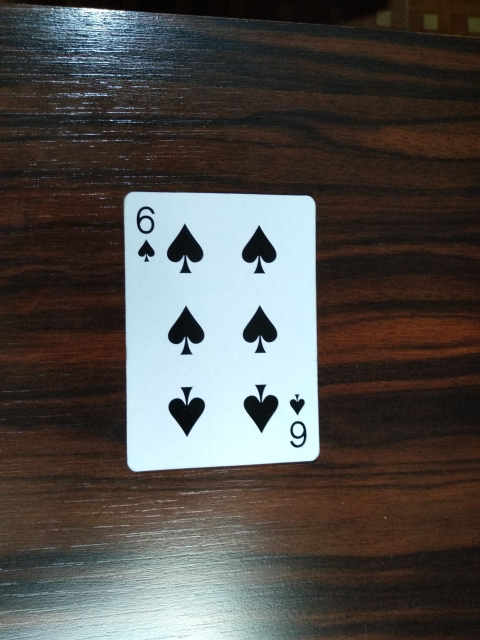
#> input picture images/card.jpg, 960 x 1280 px, found by its file name (shown at 1/2 size)
$ python basic_functions.py
#> lines starting #> are read from the running program, lines starting #| are printed output that depends on the picture
import cv2
import numpy as np


path = "..\\images\\card.jpg"
image = cv2.imread(path)
#> image is the input picture: shape (1280, 960, 3); mean B, G, R 76.2, 79.2, 81.6

# Grayscale
image_gray = cv2.cvtColor(image, cv2.COLOR_BGR2GRAY)
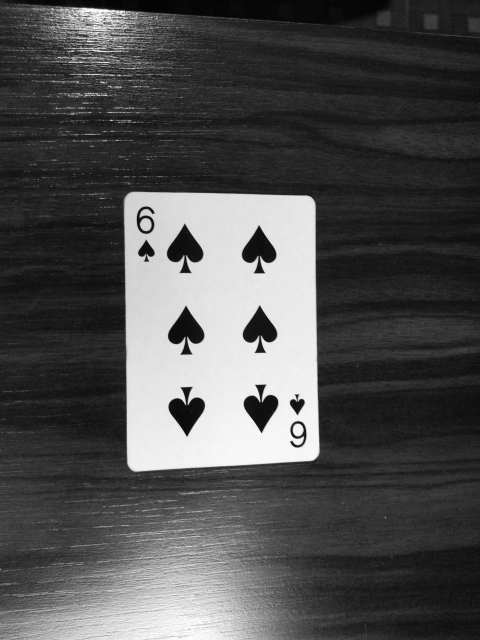
#> image_gray: shape (1280, 960) (shown at 1/2 size); min 0, max 255, mean 79.6

# Blur
image_blur = cv2.GaussianBlur(image, (7, 7), 0)

# Canny (imagem toda preta com um contorno branco nos detalhes)
image_canny = cv2.Canny(image, 100, 100)
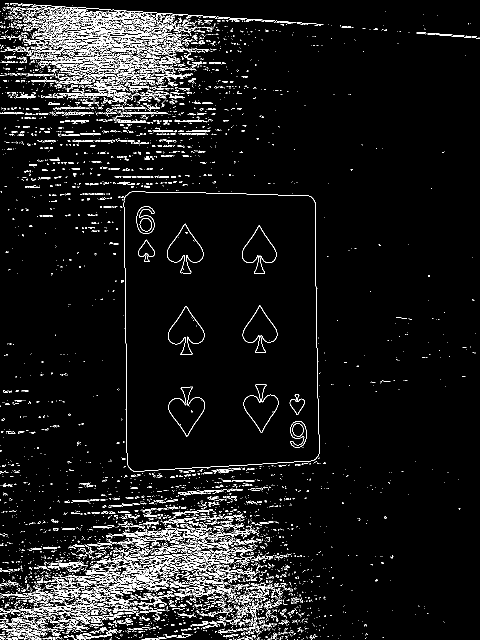
#> image_canny: shape (1280, 960) (shown at 1/2 size); 5.8% white in thin lines or dots

# Dillation
kernel = np.ones((5, 5), np.uint8)  # Gera uma matriz de 5x5
image_dillation = cv2.dilate(image, kernel, iterations=1)
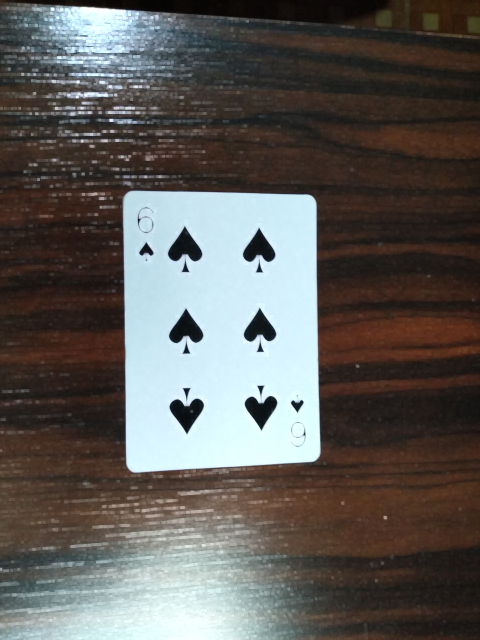
#> image_dillation: shape (1280, 960, 3) (shown at 1/2 size); mean B, G, R 88.9, 92, 94.6

# Erosion
image_erosion = cv2.erode(image, kernel, iterations=1)
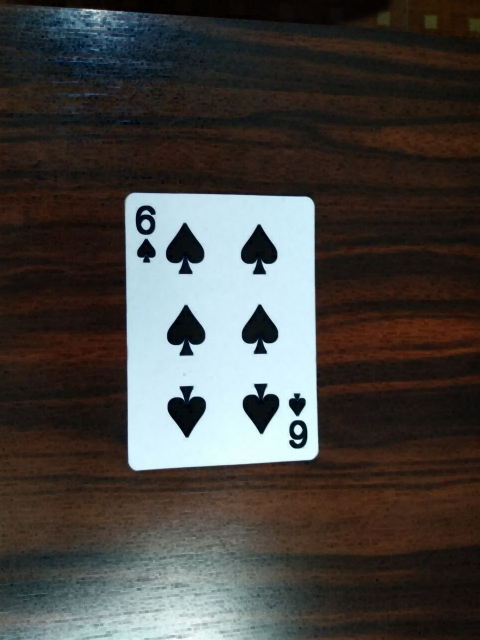
#> image_erosion: shape (1280, 960, 3) (shown at 1/2 size); mean B, G, R 64.9, 68, 70.2

# Resize
image_resized = cv2.resize(image, (200, 200))
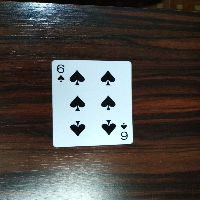
#> image_resized: shape (200, 200, 3); mean B, G, R 76.1, 79.2, 81.6

# Crop
image_cropped = image[200:300, 0:800]
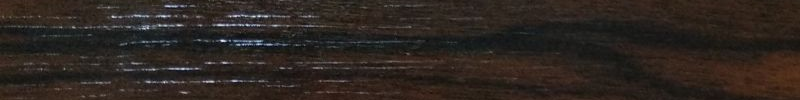
#> image_cropped: shape (100, 800, 3); mean B, G, R 32.6, 37.6, 45.5

# Show image
cv2.imshow("Image", image_cropped)
cv2.waitKey(0)

$ run again, with images/print.png saved as images/card.jpg
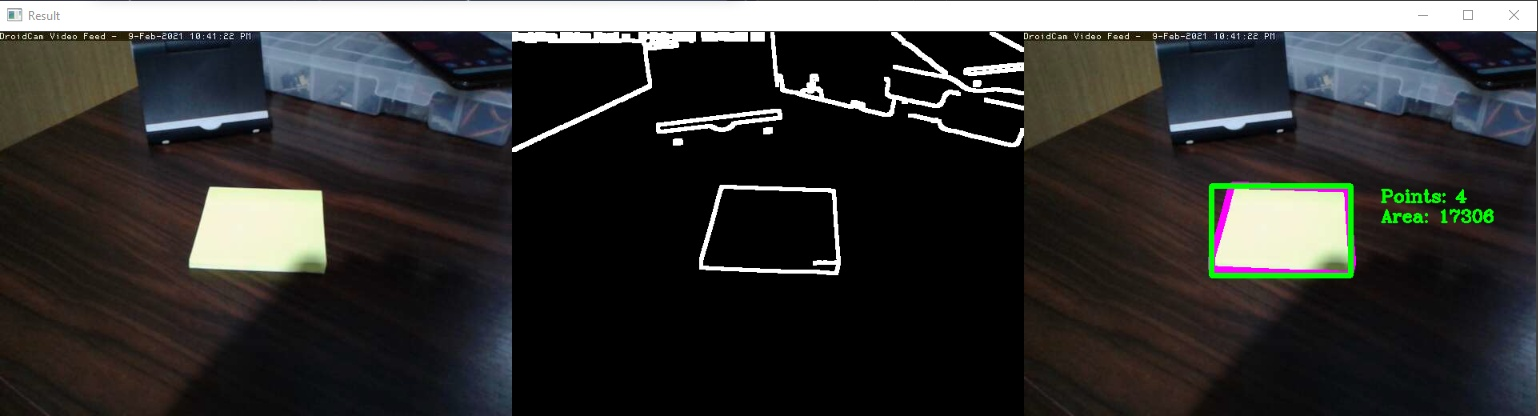
#> input picture images/print.png, 1538 x 416 px, found by its file name
#> image is the input picture: shape (416, 1538, 3); mean B, G, R 53.2, 54.4, 54.8
#> `image_canny = cv2.Canny(image, 100, 100)`:
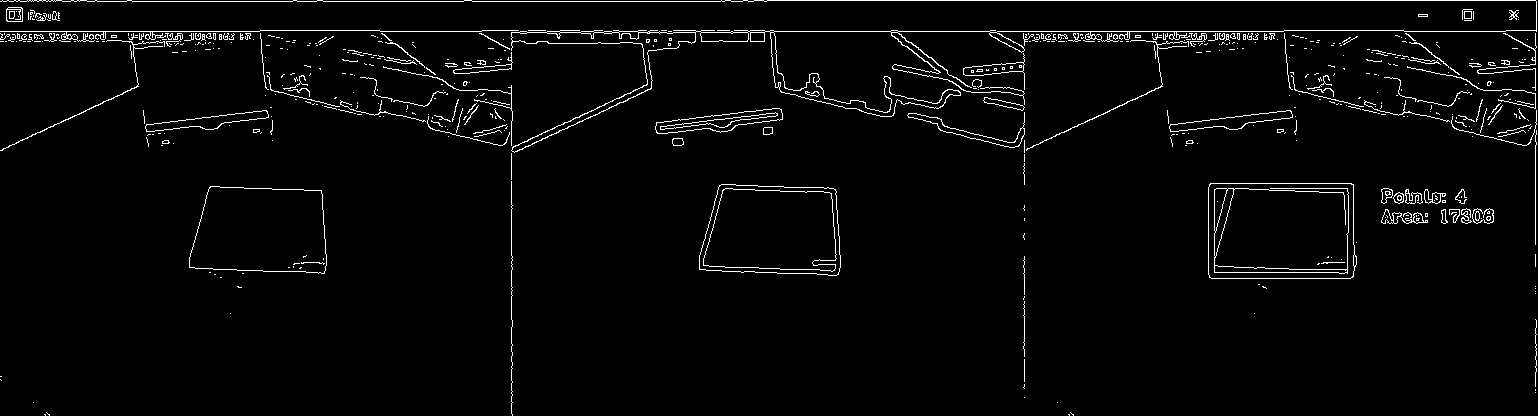
#> image_canny: shape (416, 1538); 2.8% white in thin lines or dots
#> `image_cropped = image[200:300, 0:800]`:
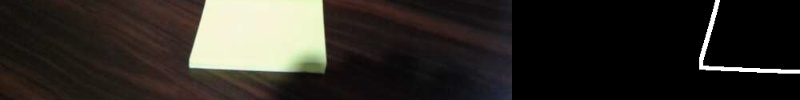
#> image_cropped: shape (100, 800, 3); mean B, G, R 38.6, 43.9, 47.7
